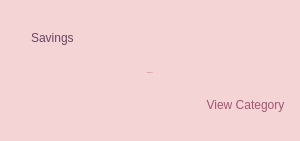
                    <widget class="QGroupBox" name="savingsbox_3">
                     <property name="minimumSize">
                      <size>
                       <width>300</width>
                       <height>120</height>
                      </size>
                     </property>
                     <property name="styleSheet">
                      <string notr="true">background-color: rgb(244, 212, 212);
border-radius:30px;

</string>
                     </property>
                     <property name="title">
                      <string/>
                     </property>
                     <layout class="QVBoxLayout" name="verticalLayout_28">
                      <item>
                       <layout class="QHBoxLayout" name="layout_5">
                        <property name="spacing">
                         <number>0</number>
                        </property>
                        <property name="topMargin">
                         <number>10</number>
                        </property>
                        <item>
                         <widget class="QLabel" name="savingslbl">
                          <property name="minimumSize">
                           <size>
                            <width>0</width>
                            <height>30</height>
                           </size>
                          </property>
                          <property name="maximumSize">
                           <size>
                            <width>16777215</width>
                            <height>25</height>
                           </size>
                          </property>
                          <property name="styleSheet">
                           <string notr="true">color: rgb(108, 68, 100);
font: 600 18px &quot;Inter&quot;;</string>
                          </property>
                          <property name="text">
                           <string>Savings</string>
                          </property>
                          <property name="textFormat">
                           <enum>Qt::TextFormat::MarkdownText</enum>
                          </property>
                          <property name="scaledContents">
                           <bool>false</bool>
                          </property>
                          <property name="alignment">
                           <set>Qt::AlignmentFlag::AlignLeading|Qt::AlignmentFlag::AlignLeft|Qt::AlignmentFlag::AlignVCenter</set>
                          </property>
                          <property name="indent">
                           <number>20</number>
                          </property>
                         </widget>
                        </item>
                       </layout>
                      </item>
                      <item>
                       <layout class="QHBoxLayout" name="layout_6">
                        <property name="topMargin">
                         <number>15</number>
                        </property>
                        <item>
                         <widget class="QLabel" name="savingsvalue">
                          <property name="sizePolicy">
                           <sizepolicy hsizetype="Expanding" vsizetype="Expanding">
                            <horstretch>0</horstretch>
                            <verstretch>0</verstretch>
                           </sizepolicy>
                          </property>
                          <property name="font">
                           <font>
                            <family>inter</family>
                            <pointsize>-1</pointsize>
                            <italic>false</italic>
                            <bold>true</bold>
                           </font>
                          </property>
                          <property name="styleSheet">
                           <string notr="true">color: rgb(212, 106, 146);
background-color: transparent;
font: 700 45px &quot;inter&quot;;
</string>
                          </property>
                          <property name="frameShape">
                           <enum>QFrame::Shape::NoFrame</enum>
                          </property>
                          <property name="frameShadow">
                           <enum>QFrame::Shadow::Sunken</enum>
                          </property>
                          <property name="text">
                           <string>₱ 34500.00</string>
                          </property>
                          <property name="alignment">
                           <set>Qt::AlignmentFlag::AlignCenter</set>
                          </property>
                          <property name="wordWrap">
                           <bool>true</bool>
                          </property>
                         </widget>
                        </item>
                       </layout>
                      </item>
                      <item>
                       <layout class="QHBoxLayout" name="hlayout7">
                        <property name="leftMargin">
                         <number>20</number>
                        </property>
                        <item>
                         <spacer name="horizontalSpacer_2">
                          <property name="orientation">
                           <enum>Qt::Orientation::Horizontal</enum>
                          </property>
                          <property name="sizeHint" stdset="0">
                           <size>
                            <width>40</width>
                            <height>20</height>
                           </size>
                          </property>
                         </spacer>
                        </item>
                        <item>
                         <widget class="QToolButton" name="savingsbtn">
                          <property name="minimumSize">
                           <size>
                            <width>50</width>
                            <height>50</height>
                           </size>
                          </property>
                          <property name="cursor">
                           <cursorShape>PointingHandCursor</cursorShape>
                          </property>
                          <property name="autoFillBackground">
                           <bool>false</bool>
                          </property>
                          <property name="styleSheet">
                           <string notr="true">QToolButton{

background: qradialgradient(
            cx: 0.5, cy: 0.5, radius: 0.6,
            fx: 0.5, fy: 0.5,
		stop: 0 #a75373
        stop: 1 #d46a92
    );
color: rgb(167, 83, 115);
border-color: rgb(244, 212, 212);
text-align: center;
font: 600 7pt &quot;Inter&quot;;
border-radius: 25px;}

QToolButton:hover {
    
	background-color: rgb(177, 88, 122);
}
  
</string>
                          </property>
                          <property name="text">
                           <string>View Category</string>
                          </property>
                          <property name="icon">
                           <iconset resource="../icons/icons.qrc">
                            <normaloff>:/savingslight.svg</normaloff>:/savingslight.svg</iconset>
                          </property>
                          <property name="iconSize">
                           <size>
                            <width>20</width>
                            <height>20</height>
                           </size>
                          </property>
                          <property name="checkable">
                           <bool>false</bool>
                          </property>
                         </widget>
                        </item>
                       </layout>
                      </item>
                     </layout>
                    </widget>
